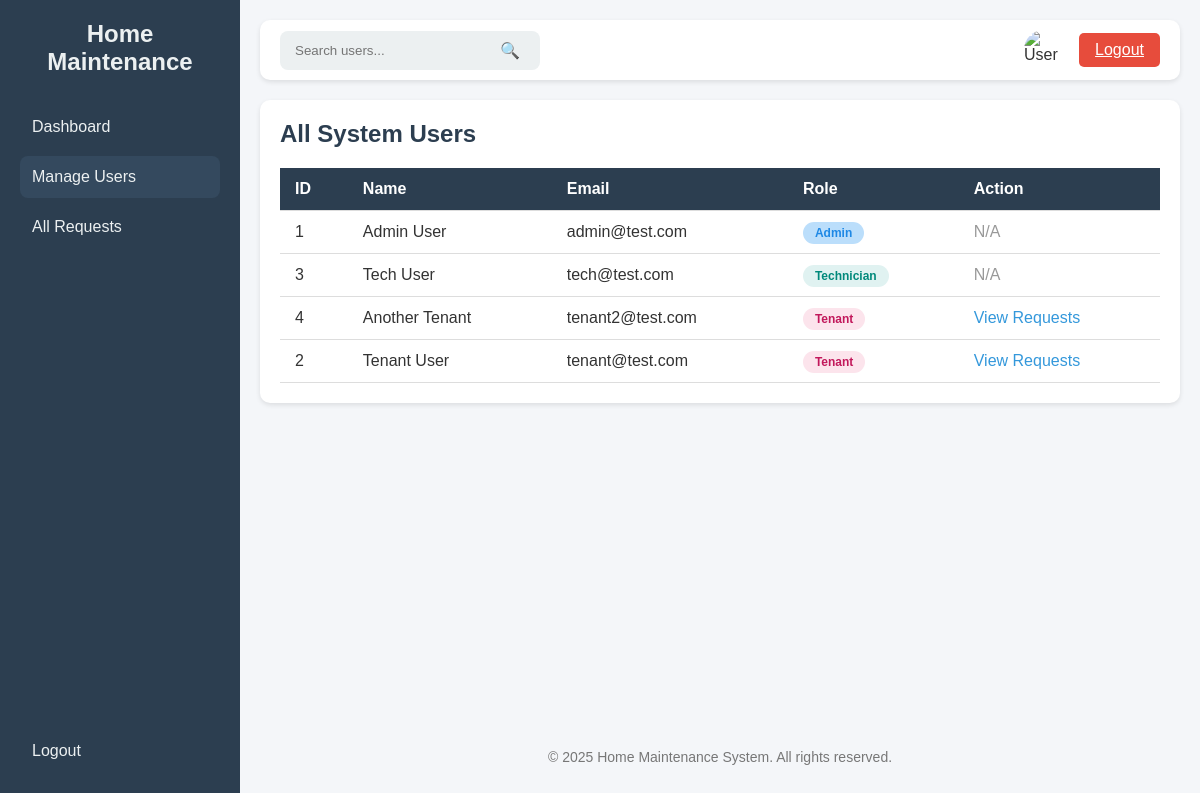
Page /admin/users (signed in) on the committed database.
### tables this page shows
CREATE TABLE users (
        id TEXT PRIMARY KEY,
        fname TEXT,
        lname TEXT,
        email TEXT UNIQUE,
        password TEXT,
        role TEXT,
        birth_date TEXT,
        gender TEXT
    );

### app.py (the view)
@app.route('/admin/users')
@Role_Authentication(["admin"])
def admin_users():
    conn = get_db_connection()
    users = conn.execute("SELECT id, fname, lname, email, role FROM users ORDER BY role, lname").fetchall()
    conn.close()
    return render_template('admin_users.html', users=users, active_page='users')

### app.py (called while the page is built)
def get_db_connection():
    conn = sqlite3.connect(DB_NAME)
    conn.row_factory = sqlite3.Row
    return conn

def Role_Authentication(allowed_roles):
    def decorator(f):
        @wraps(f)
        def decorated_function(*args, **Kwargs):
            if 'role' not in session:
                flash('Access denied. Please log in.')
                return redirect(url_for("login"))
            if session['role'] not in allowed_roles:
                flash('Access denied. Insufficient privileges.')
                return redirect(url_for("dashboard"))
            return f(*args, **Kwargs)
        return decorated_function
    return decorator

### templates/admin_users.html (shortened to what this page needs)
<!DOCTYPE html>
<html lang="en">
<head>
</head>
<body>
    <div class="sidebar">
        <div>
            <h2>Home Maintenance</h2>
            <a href="{{ url_for('admin_dashboard') }}" class="{% if active_page == 'dashboard' %}active{% endif %}">Dashboard</a>
            <a href="{{ url_for('admin_users') }}" class="{% if active_page == 'users' %}active{% endif %}">Manage Users</a>
            <a href="{{ url_for('admin_all_requests') }}" class="{% if active_page == 'all_requests' %}active{% endif %}">All Requests</a>
        </div>
        <div>
            <a href="{{ url_for('logout') }}">Logout</a>
        </div>
    </div>
    <div class="main">
        <div class="top-bar">
            <div class="search-bar">
                <input type="text" placeholder="Search users..." />
                <button type="submit">🔍</button>
            </div>
            <div class="user-actions">
                <img src="https://cdn-icons-png.flaticon.com/512/847/847969.png" alt="User" class="user-logo" />
                <a class="logout-btn" href="{{ url_for('logout') }}">Logout</a>
            </div>
        </div>
        <div class="content-section">
            <h2>All System Users</h2>
            <table>
                <thead>
                    <tr>
                        <th>ID</th>
                        <th>Name</th>
                        <th>Email</th>
                        <th>Role</th>
                        <th>Action</th>
                    </tr>
                </thead>
                <tbody>
                    {% for user in users %}
                    <tr>
                        <td>{{ user.id }}</td>
                        <td>{{ user.fname }} {{ user.lname }}</td>
                        <td>{{ user.email }}</td>
                        <td>
                            <span class="status-badge status-{{ user.role }}">{{ user.role.capitalize() }}</span>
                        </td>
                        <td>
                            {% if user.role == 'tenant' %}
                                <a href="{{ url_for('admin_view_tenant_requests', tenant_id=user.id) }}" class="action-link">View Requests</a>
                            {% else %}
                                <span style="color: #999;">N/A</span>
                            {% endif %}
                        </td>
                    </tr>
                    {% else %}
                    <tr>
                        <td colspan="5">No users found in the system.</td>
                    </tr>
                    {% endfor %}
                </tbody>
            </table>
        </div>
        <footer>
            <p>&copy; 2025 Home Maintenance System. All rights reserved.</p>
        </footer>
    </div>
</body>
</html>

### templates/admin_users.html (style rules this page uses)
* { margin: 0; padding: 0; box-sizing: border-box; }
body { font-family: Arial, sans-serif; display: flex; background: #f4f6f9; min-height: 100vh; color: #333; }
.sidebar { width: 240px; background: #2c3e50; color: #fff; display: flex; flex-direction: column; justify-content: space-between; padding: 20px; }
.sidebar h2 { text-align: center; margin-bottom: 30px; color: #ecf0f1; }
.sidebar a { color: #ecf0f1; text-decoration: none; padding: 12px; border-radius: 8px; display: block; margin: 8px 0; transition: 0.3s; cursor: pointer; }
.sidebar a.active { background: #34495e; }
.main { flex: 1; display: flex; flex-direction: column; padding: 20px; }
.top-bar { display: flex; justify-content: space-between; align-items: center; background: #fff; padding: 10px 20px; border-radius: 10px; box-shadow: 0 2px 5px rgba(0,0,0,0.1); margin-bottom: 20px; }
.search-bar { display: flex; align-items: center; background: #ecf0f1; border-radius: 8px; padding: 5px 10px; }
.search-bar input { border: none; outline: none; background: none; padding: 5px; width: 200px; }
.search-bar button { border: none; background: none; cursor: pointer; font-size: 16px; padding: 5px 10px; }
.user-actions { display: flex; align-items: center; gap: 15px; }
.user-logo { width: 40px; height: 40px; border-radius: 50%; cursor: pointer; }
.logout-btn { padding: 8px 16px; background: #e74c3c; color: white; border: none; border-radius: 5px; cursor: pointer; transition: 0.3s; }
.content-section { background: #fff; padding: 20px; border-radius: 10px; box-shadow: 0 2px 5px rgba(0,0,0,0.1); }
.content-section h2 { color: #2c3e50; margin-bottom: 20px; }
table { width: 100%; border-collapse: collapse; }
th, td { padding: 12px 15px; text-align: left; border-bottom: 1px solid #ddd; }
th { background: #2c3e50; color: #fff; font-weight: 600; }
.status-badge { padding: 4px 12px; border-radius: 12px; font-size: 12px; font-weight: bold; }
.status-admin { background: #bbdefb; color: #1e88e5; }
.status-technician { background: #e0f2f1; color: #00897b; }
.status-tenant { background: #fce4ec; color: #c2185b; }
.action-link { color: #3498db; text-decoration: none; font-weight: 500; }
footer { text-align: center; margin-top: auto; padding: 15px; font-size: 14px; color: #777; }

### rows in the picture
users: id "1", fname "Admin", lname "User", email "admin@test.com", role "Admin", shows "N/A"
users: id "3", fname "Tech", lname "User", email "tech@test.com", role "Technician", shows "N/A"
users: id "4", fname "Another", lname "Tenant", email "tenant2@test.com", role "Tenant"
users: id "2", fname "Tenant", lname "User", email "tenant@test.com", role "Tenant"
